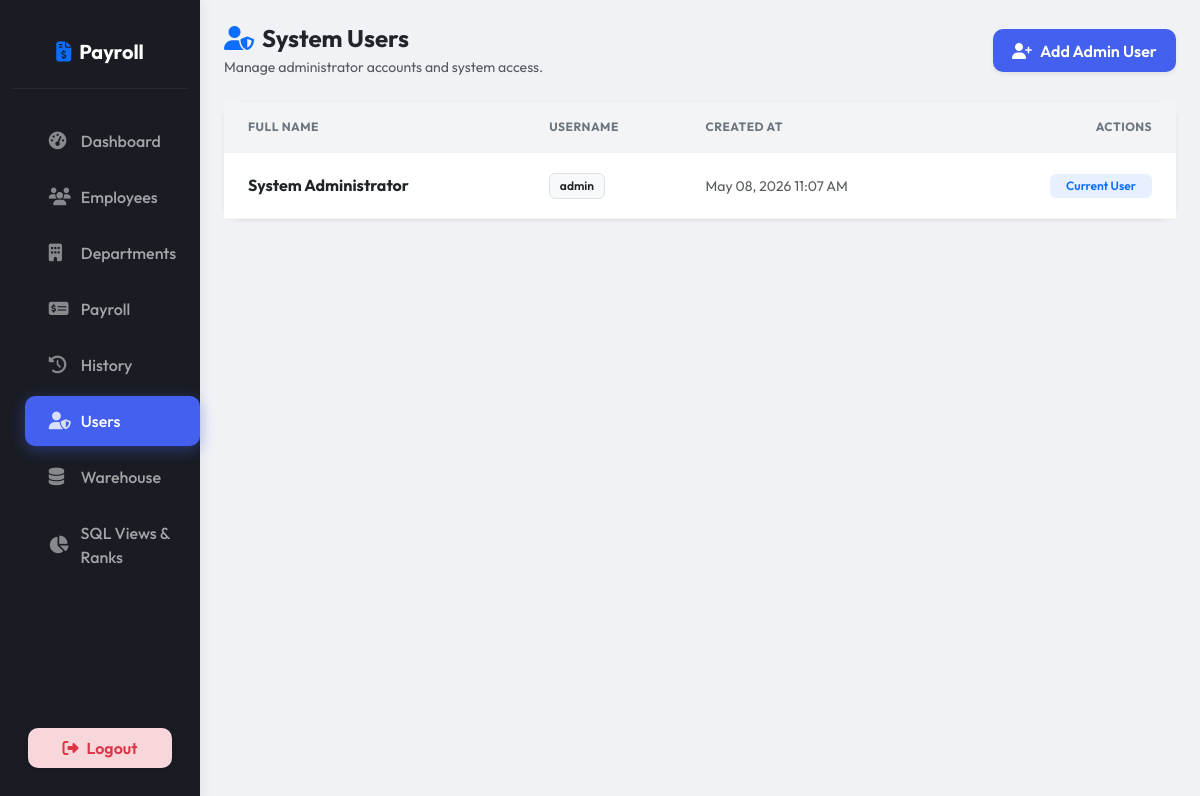
The page /pages/users.php (signed in) on the database its author committed.
### tables this page shows
CREATE TABLE IF NOT EXISTS `users` (
  `id` INT AUTO_INCREMENT PRIMARY KEY,
  `username` VARCHAR(50) NOT NULL UNIQUE,
  `password` VARCHAR(255) NOT NULL,
  `full_name` VARCHAR(100),
  `created_at` TIMESTAMP DEFAULT CURRENT_TIMESTAMP
);

### pages/users.php (the view, shortened to what this page needs)
<?php
require_once '../config/db.php';
$users = $pdo->query("SELECT id, username, full_name, created_at FROM users")->fetchAll();
?>
<?php include '../includes/header.php'; ?>
<div class="container-fluid">
  <div class="row">
    <?php include '../includes/sidebar.php'; ?>
    <main class="col-md-10 py-4 px-4">
      <div class="d-flex justify-content-between align-items-center mb-4">
        <div>
          <h4 class="fw-bold mb-1"><i class="fas fa-user-shield me-2 text-primary"></i>System Users</h4>
          <p class="text-muted small mb-0">Manage administrator accounts and system access.</p>
        </div>
        <button class="btn btn-primary shadow-sm" data-bs-toggle="modal" data-bs-target="#userModal" onclick="resetForm()">
          <i class="fas fa-user-plus me-2"></i>Add Admin User
        </button>
      </div>
      <div class="card shadow-sm border-0">
        <div class="card-body p-0">
          <div class="table-responsive">
            <table class="table table-hover align-middle mb-0">
              <thead class="bg-light">
                <tr>
                  <th class="ps-4">Full Name</th>
                  <th>Username</th>
                  <th>Created At</th>
                  <th class="text-end pe-4">Actions</th>
                </tr>
              </thead>
              <tbody>
                <?php foreach ($users as $u): ?>
                <tr id="user-row-<?= $u['id'] ?>">
                  <td class="ps-4 fw-bold"><?= htmlspecialchars($u['full_name']) ?></td>
                  <td><span class="badge bg-light text-dark border"><?= htmlspecialchars($u['username']) ?></span></td>
                  <td><small class="text-muted"><?= date('M d, Y h:i A', strtotime($u['created_at'])) ?></small></td>
                  <td class="text-end pe-4">
                    <?php if ($u['id'] != $_SESSION['user_id']): ?>
                    <button class="btn btn-outline-danger btn-sm" onclick="deleteUser(<?= $u['id'] ?>)" title="Delete User">
                      <i class="fas fa-trash"></i>
                    </button>
                    <?php else: ?>
                    <span class="badge bg-primary bg-opacity-10 text-primary px-3">Current User</span>
                    <?php endif; ?>
                  </td>
                </tr>
                <?php endforeach; ?>
              </tbody>
            </table>
          </div>
        </div>
      </div>
    </main>
  </div>
</div>
<?php include '../includes/footer.php'; ?>

### assets/css/style.css (style rules this page uses)
:root { --primary: #4361ee; --primary-light: #4895ef; --primary-dark: #3f37c9; --secondary: #7209b7; --success: #4cc9f0; --info: #4895ef; --warning: #f72585; --danger: #ef233c; --light: #f8f9fa; --dark: #212529; --sidebar-bg: #1a1c23; --sidebar-active: rgba(67, 97, 238, 0.15); --glass: rgba(255, 255, 255, 0.7); --shadow: 0 8px 30px rgba(0,0,0,0.05); }
body { font-family: 'Outfit', 'Inter', sans-serif; background-color: #f0f2f5; color: var(--dark); overflow-x: hidden; min-height: 100vh; display: flex; flex-direction: column; }
.card { border: none; border-radius: 16px; background: var(--glass); backdrop-filter: blur(10px); -webkit-backdrop-filter: blur(10px); box-shadow: var(--shadow); transition: transform 0.3s ease, box-shadow 0.3s ease; }
.table { margin-bottom: 0; }
.table thead th { background: rgba(0,0,0,0.02); border-bottom: 1px solid rgba(0,0,0,0.05); text-transform: uppercase; font-size: 0.75rem; font-weight: 700; letter-spacing: 0.5px; color: #6c757d; padding: 1rem; }
.table tbody td { padding: 1.2rem 1rem; border-bottom: 1px solid rgba(0,0,0,0.03); }
.btn { border-radius: 10px; padding: 0.6rem 1.2rem; font-weight: 600; transition: all 0.3s cubic-bezier(0.4, 0, 0.2, 1); position: relative; overflow: hidden; }
.btn::after { content: ''; position: absolute; top: 50%; left: 50%; width: 5px; height: 5px; background: rgba(255, 255, 255, 0.3); opacity: 0; border-radius: 100%; transform: scale(1, 1) translate(-50%); transform-origin: 50% 50%; }
.btn-primary { background: var(--primary); border: none; box-shadow: 0 4px 12px rgba(67, 97, 238, 0.2); }
.badge { padding: 0.5em 0.8em; font-weight: 600; border-radius: 6px; }
main > * { animation: fadeIn 0.6s cubic-bezier(0.16, 1, 0.3, 1) forwards; }

### rows shown on the page
users: full_name "System Administrator", username "admin", created_at "May 08, 2026 11:07 AM", shows "Current User"
